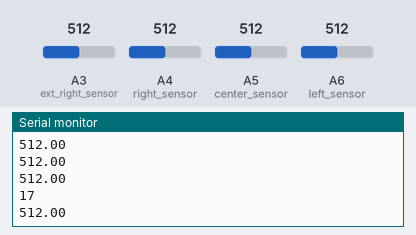
Bench run of a sketch on a simulated Arduino Nano, built with avr-gcc and run on an emulated ATmega328P. Parts: the last lines printed to the serial monitor. Inputs (shaded band) come from the test bench; at power-on: A4 (right_sensor) = 512, A6 (left_sensor) = 512, A5 (center_sensor) = 512, A3 (ext_right_sensor) = 512.

Above: at 1.2 s.
1.3 s: A4 (right_sensor) set to 716
At 1.39 s:
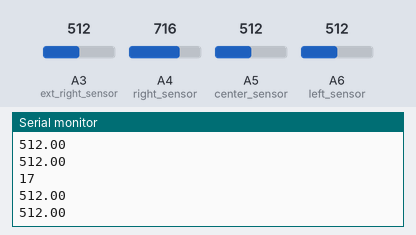
2.8 s: A6 (left_sensor) set to 716
At 3.52 s:
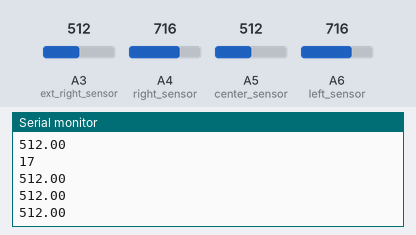
4.3 s: A5 (center_sensor) set to 306
At 4.46 s:
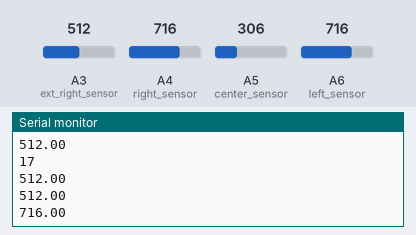
5.8 s: A4 (right_sensor) set to 992
At 6.06 s:
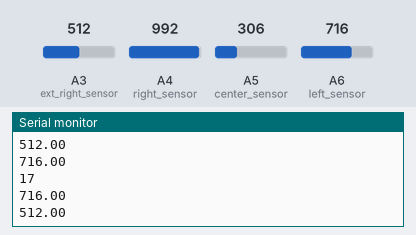
7.3 s: A5 (center_sensor) set to 30
At 7.66 s:
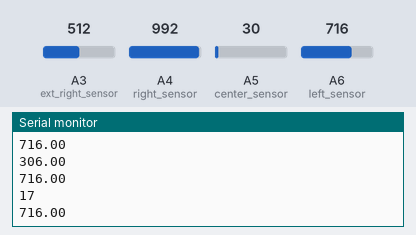
8.8 s: A6 (left_sensor) set to 30
At 8.86 s:
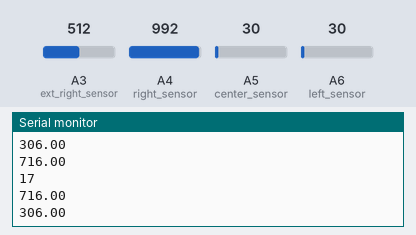
Timing chart, 0 to 11.3 s (numbered marks = the images above; inputs shaded):
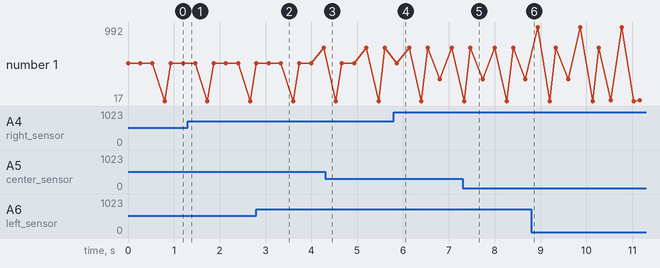

Measured:
- plotted number 1: 17 → 716 after the input at 2.8 s

The sketch:

ir_sensor.ino
```cpp
//ir sensor
//pin A7 doesnt work unfortunately


//white<<threshold--25
//black >> threshold -- 1020
#define left_sensor A6
#define center_sensor A5
#define right_sensor A4
#define ext_right_sensor A3

float left_sensor_value;
float center_sensor_value;
float right_sensor_value;
float ext_right_sensor_value;

void setup() {
   //put your setup code here, to run once:
  pinMode(left_sensor,INPUT);
  pinMode(center_sensor,INPUT);
  pinMode(right_sensor,INPUT);
  pinMode(ext_right_sensor,INPUT);
  Serial.begin(300);

}


void loop() {
  // put your main code here, to run repeatedly:
  left_sensor_value  = analogRead(left_sensor);
  center_sensor_value  = analogRead(center_sensor);
  right_sensor_value  = analogRead(right_sensor);
  ext_right_sensor_value = analogRead(ext_right_sensor);

  Serial.println(left_sensor_value);
  Serial.println(center_sensor_value);
  Serial.println(right_sensor_value);
  Serial.println(ext_right_sensor);
}
```
